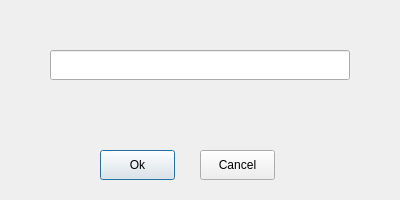
<ui version="4.0">
 <class>getPasswordDialog</class>
 <widget class="QDialog" name="getPasswordDialog">
  <property name="geometry">
   <rect>
    <x>0</x>
    <y>0</y>
    <width>400</width>
    <height>200</height>
   </rect>
  </property>
  <property name="windowTitle">
   <string>Passwort eingeben</string>
  </property>
  <widget class="QLineEdit" name="password_lineEdit_getpassworddialog">
   <property name="geometry">
    <rect>
     <x>50</x>
     <y>50</y>
     <width>300</width>
     <height>30</height>
    </rect>
   </property>
   <property name="echoMode">
    <enum>QLineEdit::Password</enum>
   </property>
  </widget>
  <widget class="QPushButton" name="okButton_getpassworddialog">
   <property name="geometry">
    <rect>
     <x>100</x>
     <y>150</y>
     <width>75</width>
     <height>30</height>
    </rect>
   </property>
   <property name="text">
    <string>Ok</string>
   </property>
  </widget>
  <widget class="QPushButton" name="cancelButton_getpassworddialog">
   <property name="geometry">
    <rect>
     <x>200</x>
     <y>150</y>
     <width>75</width>
     <height>30</height>
    </rect>
   </property>
   <property name="text">
    <string>Cancel</string>
   </property>
  </widget>
 </widget>
 <resources/>
 <connections/>
</ui>
